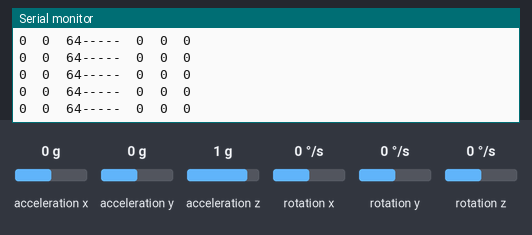
Simulated run of this sketch. Board: Arduino Uno, built with avr-gcc and run on an emulated ATmega328P. On the bench: the last lines printed to the serial monitor. Inputs (shaded band) come from the test bench; at power-on: acceleration x 0 g, acceleration y 0 g, acceleration z 1 g, rotation x 0 °/s, rotation y 0 °/s, rotation z 0 °/s.

Above: at 1.2 s.
1.3 s: acceleration x set to -1.4 g
At 1.32 s:
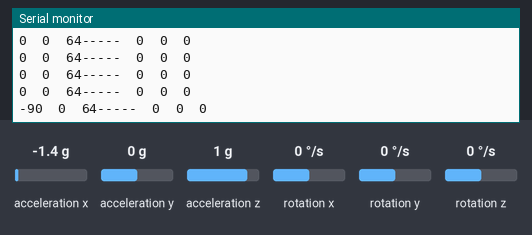
2.8 s: acceleration y set to -1.4 g
At 2.84 s:
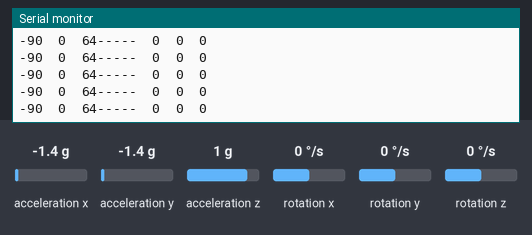
5.8 s: acceleration z set to -1.4 g
At 5.89 s:
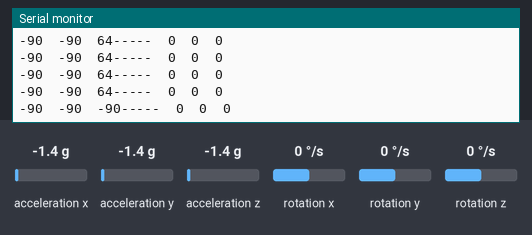
7.3 s: rotation x set to -192 °/s
At 7.31 s:
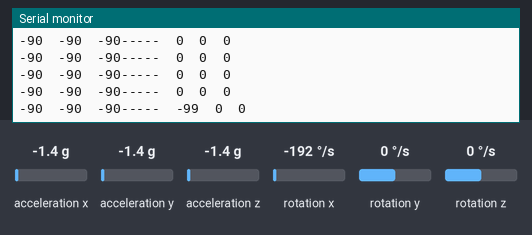
8.8 s: rotation y set to -192 °/s
At 8.83 s:
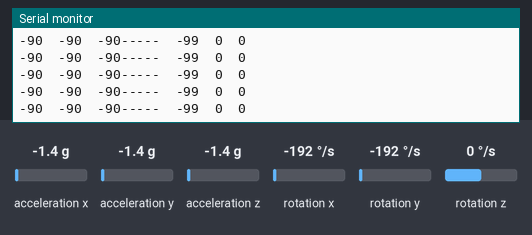

Measured:
- after the input at 1.3 s, the serial monitor: prints a new line at once (image 1)
- after the input at 5.8 s, the serial monitor: prints a new line after 0.09 s (image 3)
- after the input at 7.3 s, the serial monitor: prints a new line at once (image 4)

The sketch:

test.ino
```cpp
#include "Wire.h"
#include "I2Cdev.h"
#include "MPU6050.h"
#include "math.h"

MPU6050 mpu;

int16_t accY, accZ;
float accAngle;

void setup() {
  mpu.initialize();
  Serial.begin(9600);
}

void loop() {
  //  accZ = mpu.getAccelerationZ();
  //  accX = mpu.getAccelerationX();
  //
  Serial.print(mpu.getAccelerationX() >> 8);
  Serial.print("\t");
  Serial.print(mpu.getAccelerationY() >> 8);
  Serial.print("\t");
  Serial.print(mpu.getAccelerationZ() >> 8);
  Serial.print("-----\t");
  Serial.print(mpu.getRotationX() >> 8);
  Serial.print("\t");
  Serial.print(mpu.getRotationY() >> 8);
  Serial.print("\t");
  Serial.println(mpu.getRotationZ() >> 8);
  delay(100);
  //  accAngle = atan2(accY, accZ)*RAD_TO_DEG;

  //  if(isnan(accAngle));
  //  else
  //    Serial.println(accAngle);
}
```
